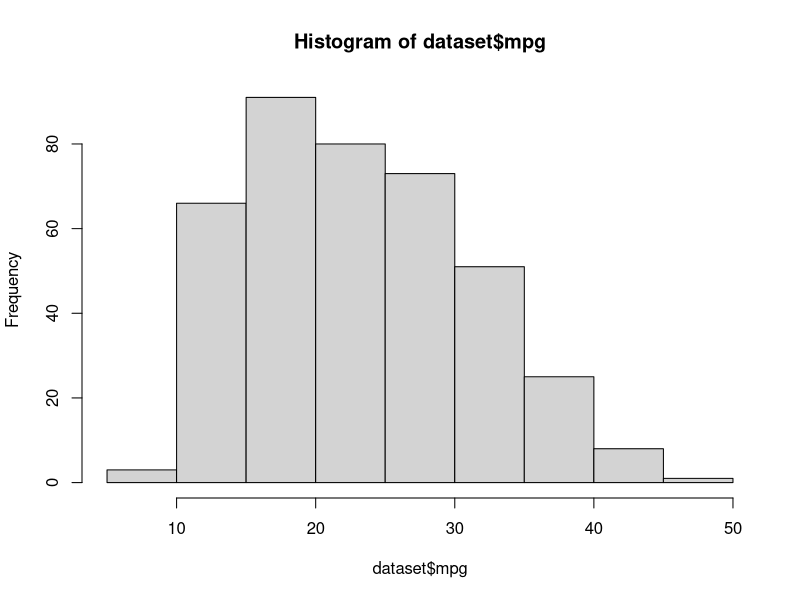
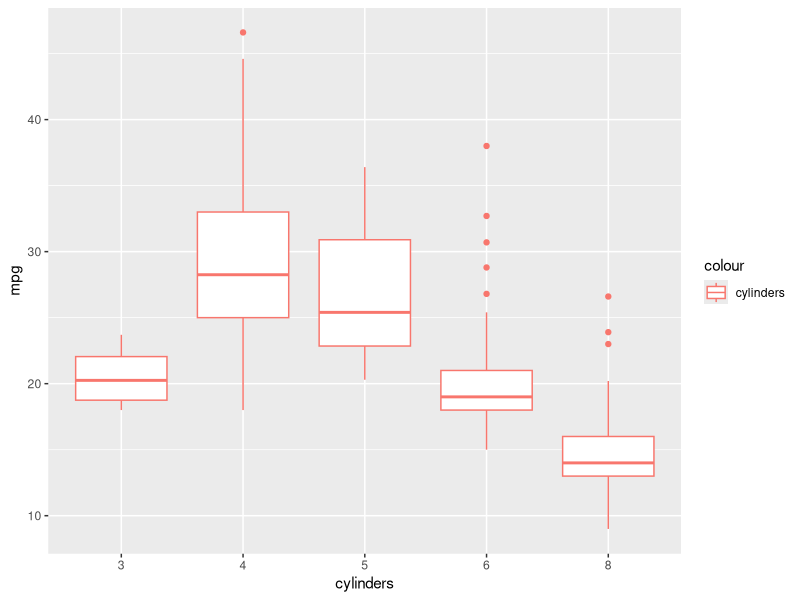
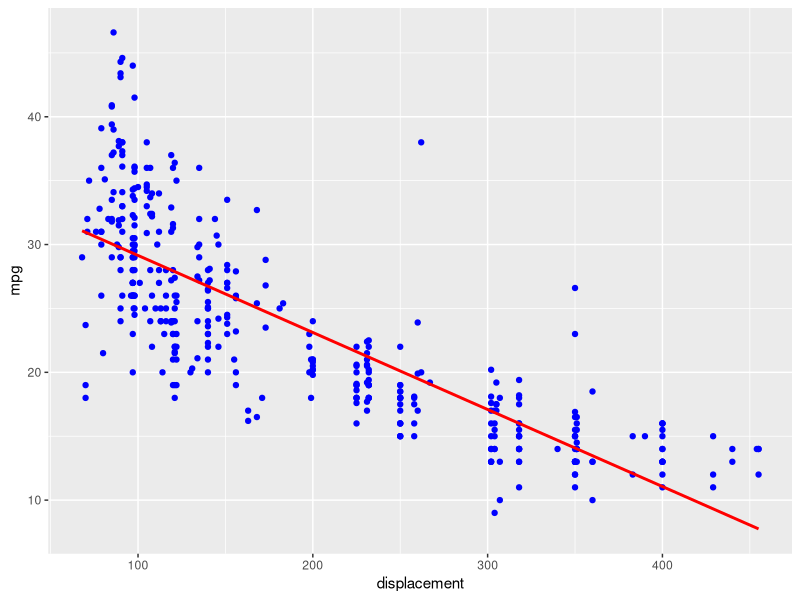
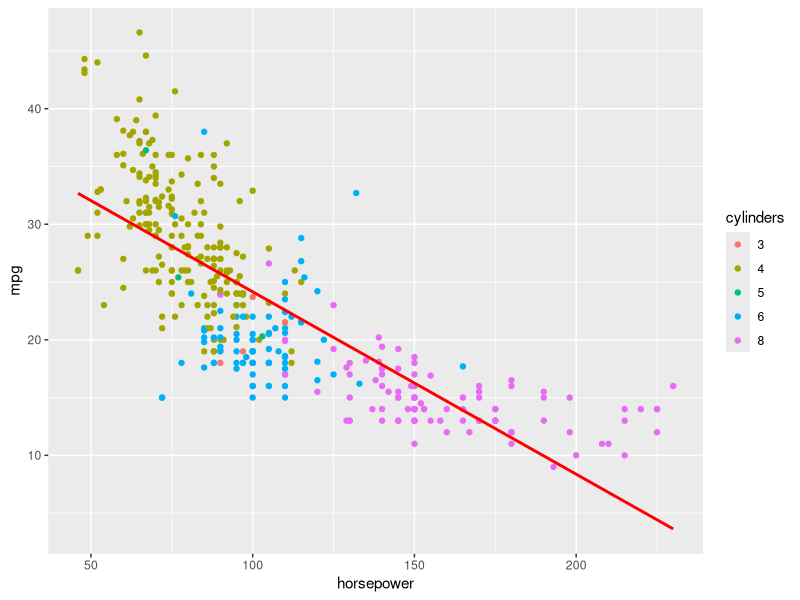
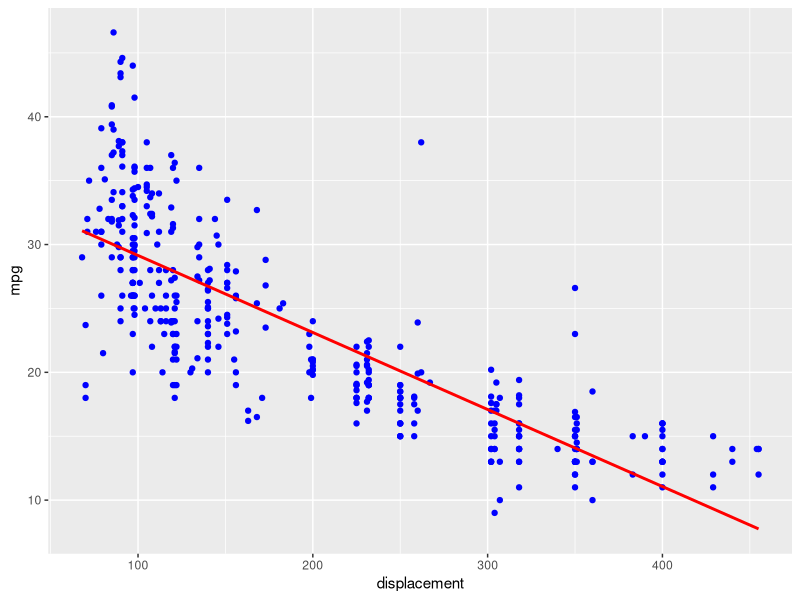
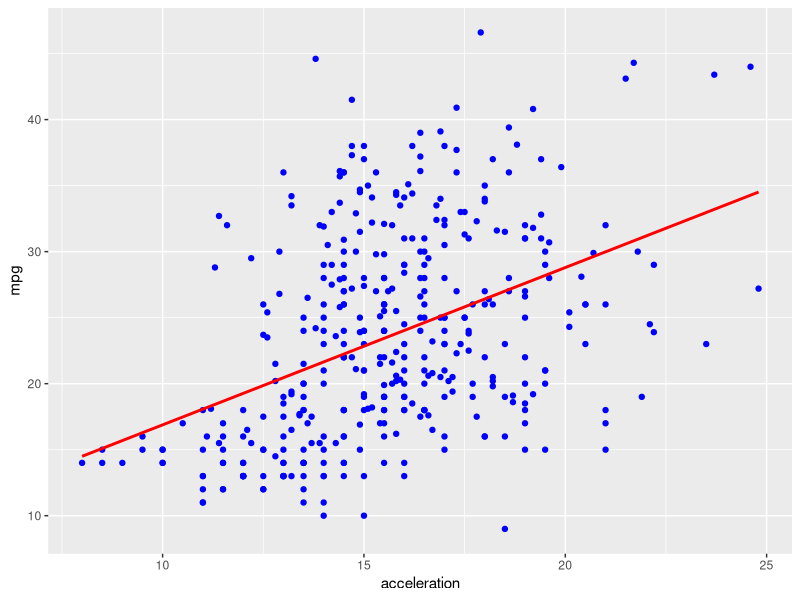
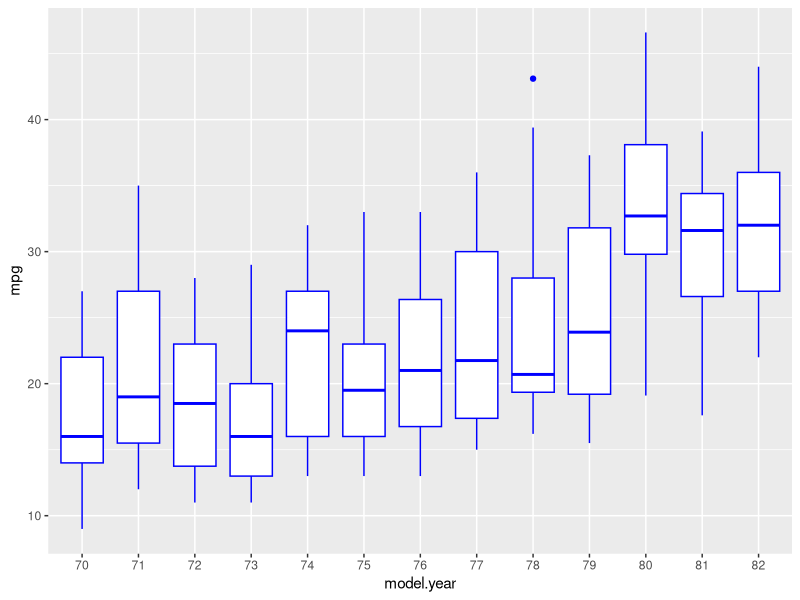
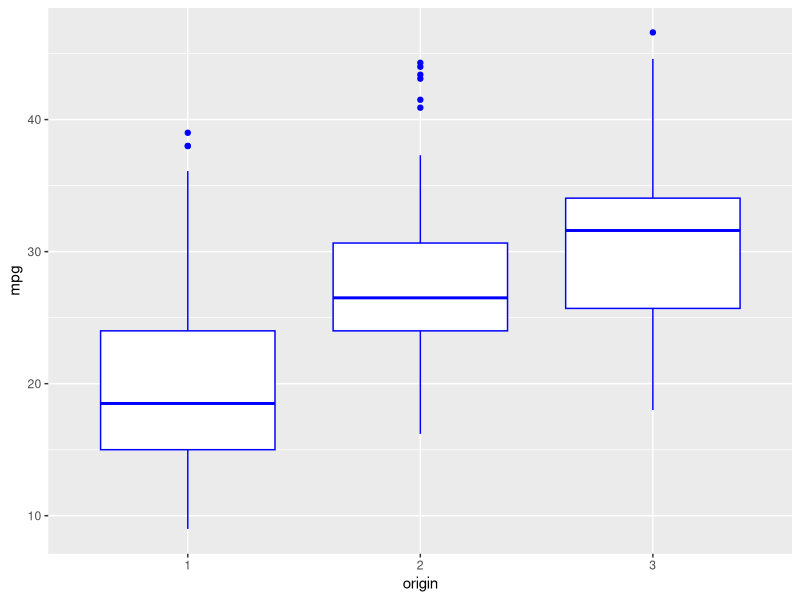

The R script that drew these images, in order: (Note: this script raises an error after producing the figures.)
setwd("D:\\Data Science\\Machine Learning")
dataset=read.csv("carmpg.csv")
View(dataset)
names(dataset)

#######################################
#2-EDA
#######################################
#UNDERSTANDING the structue of the data
summary(dataset)
str(dataset)
dataset$cylinders=factor(dataset$cylinders)
dataset$horsepower=as.numeric(dataset$horsepower)
dataset$model.year=factor(dataset$model.year)
dataset$origin=factor(dataset$origin)
dataset$car.name=as.character(dataset$car.name)
##check the data again
str(dataset)

###Univariate Analysis(Dependent variable)
#Histogram
hist(dataset$mpg)
summary(dataset$mpg)
#skewness & Kurtosis
library(e1071)
skewness(dataset$mpg)## +ve indicates---right skewness
kurtosis(dataset$mpg)## -ve indicates---the peak of the distribution is less than 
                                        #the normal distribution.

#slightly normal distribution

### Bivarient Analysis(relationship b/w dep n indep variables)
#mpg vs cylenders
library(ggplot2)
ggplot(dataset,aes(x=cylinders,y=mpg,color='cylinders'))+geom_boxplot()

#potential outliers present

#mpg & displacement--both are numeric n cont--scatterplot
ggplot(dataset,aes(displacement,mpg))+
  geom_point(color='blue')+
  geom_smooth(method = 'lm',color='red',se=FALSE)
##Non-linear trend,might be outliers,may need trail n data transformations


#mpg vs horsepower
ggplot(dataset,aes(x=horsepower,y=mpg,color=cylinders))+
  geom_point()+
  geom_smooth(method = 'lm',color='red',se=FALSE)

#May neeed to divide  the hp(<50 or >50)before feeding

#mpg vs weights
ggplot(dataset,aes(displacement,mpg))+
  geom_point(color='blue')+
  geom_smooth(method = 'lm',color='red',se=FALSE)
##Exponentially decreasing trend,may need some transformation

#mpg vs acceleration
ggplot(dataset,aes(acceleration,mpg))+
  geom_point(color='blue')+
  geom_smooth(method = 'lm',color='red',se=FALSE)
##(Non-constant variance)Heteroscedacity + non-linearity 

#mpg vs model.year
ggplot(dataset,aes(model.year,mpg))+
  geom_boxplot(color='blue')

#mpg vs origin
ggplot(dataset,aes(origin,mpg))+
  geom_boxplot(color='blue')
##some potential outliers origin=2

###Objective Bivarient Analysis
str(dataset)
names(dataset)
## Identify non-numeric variables and--mpg,displa,horsepower,weight,acceleration
sub_dataset= dataset[,c('mpg','displacement','horsepower','weight','acceleration')]

#Pairplot
library(GGally)
ggpairs(sub_dataset)
##correlation plot
library(corrplot)
corrmat=cor(sub_dataset)
corrplot.mixed(corrmat)
##High corr observed b/w disp and weight
##Mild correlation bw displa and acceleration

##########################################
#####DATA PREPROCESSING###################
##########################################

sum(is.na(dataset$mpg))
sapply(dataset,function(x) sum(is.na(x)))

###################
##Splitting data into training and test sets
#####################
library(caTools)
set.seed(567)
split=sample.split(dataset$mpg,SplitRatio = 0.7)
train_data=subset(dataset,split==TRUE)
test_data=subset(dataset,split==FALSE)
#View(train_data)
#View(test_data)

train_data$car.name<-NULL
test_data$car.name<-NULL

######################################################
#First version of the model on training data
#####################################################
regressor1=lm(mpg~.,train_data)
y_pred=predict(regressor1,newdata = test_data)
#y_pred

##Testing the assumptions
#Assumption1-Linearity(residuals vs test_data)
residuals=resid(lm(mpg~.,data = test_data))
library(MASS)
standres=stdres(lm(mpg~.,data = test_data))

##Residuals vs fits plot
ggplot(test_data,aes(x=y_pred,y=standres))+geom_point()+
  geom_smooth(method = 'lm',se=FALSE)

##Non-liear distribution,heteroscedacity,potential influential points


##Data Transformation 
#Lets Transformation for mpg
hist(dataset$mpg)
skewness(dataset$mpg)#+ve right skewed
kurtosis(dataset$mpg)#-ve below the peak

dataset$mpg=log(dataset$mpg)
hist(dataset$mpg)
skewness(dataset$mpg)#-ve left skewed
kurtosis(dataset$mpg)# -ve

#Bivarient Analysis(Post transormation)

ggplot(dataset,aes(x=cylinders,y=mpg,color='cylinders'))+geom_boxplot()
###Do this for all Bivariant variables
##Again do model

###########################################################################3
#Create second version of the model
#Splitting the data into....
#####################
library(caTools)
set.seed(567)
split=sample.split(dataset$mpg,SplitRatio = 0.7)
train_data=subset(dataset,split==TRUE)
test_data=subset(dataset,split==FALSE)
#View(train_data)
#View(test_data)


train_data$car.name<-NULL
test_data$car.name<-NULL

###################################
#Create the second version model
regressor2=lm(mpg~.,train_data)
y_pred2=predict(regressor2,newdata = test_data)
#y_pred
y_pred_train=predict(regressor2,newdata = train_data)

###Testing the Assumptions
#Assumption 1-Linearity
standres2=stdres(regressor2)
ggplot(aes(x=y_pred_train,y=standres2),data=train_data)+
  geom_point()+
  geom_smooth(method = 'lm',se=FALSE)

##For test data
#ggplot(aes(x=y_pred2,y=stdres(lm(mpg~.,data=test_data)))+
# geom_point()

#Assumption 2-Independent of residuals
library(car)
durbinWatsonTest(regressor2)
##Assumption 2 is valid...i.e.:No independence b/w variables---1.6 lies b/w 1.5 & 2.5

##Assumptio 3-Normal distribution of residuals
hist(resid(regressor2))
skewness(resid(regressor2))
kurtosis(resid(regressor2))
qqPlot(regressor2)
##Residuals are normally distributed

##Assumption 4:Equal variances
standres2=stdres(regressor2)
ggplot(aes(x=y_pred_train,y=standres2),data=train_data)+
  geom_point()
#No prominent heteroscedacity observed

#Multicollinearity
library(car)
vif(regressor2)#variance inflation factor

##remove displacement variable--which is having high vif value
dataset$displacement<-NULL
dataset$car.name<-NULL
##
#Splitting the data into....
#####################
library(caTools)
set.seed(567)
split=sample.split(dataset$mpg,SplitRatio = 0.7)
train_data=subset(dataset,split==TRUE)
test_data=subset(dataset,split==FALSE)
#View(train_data)
#View(test_data)

##Rebuild the model
regressor3=lm(mpg~.,data = train_data)
vif(regressor3)

#Lets check for influential points,if any
plot(regressor3)

train_data$leverages=cooks.distance(regressor3)
max(train_data$leverages)

#No major influential points in the data
#0.5 to 1.0--may be influential
#Greater than 1--must be potential point

###Predict on test data
y_pred3=predict()
##summary
summary(regressor3)
anova(regressor3)
